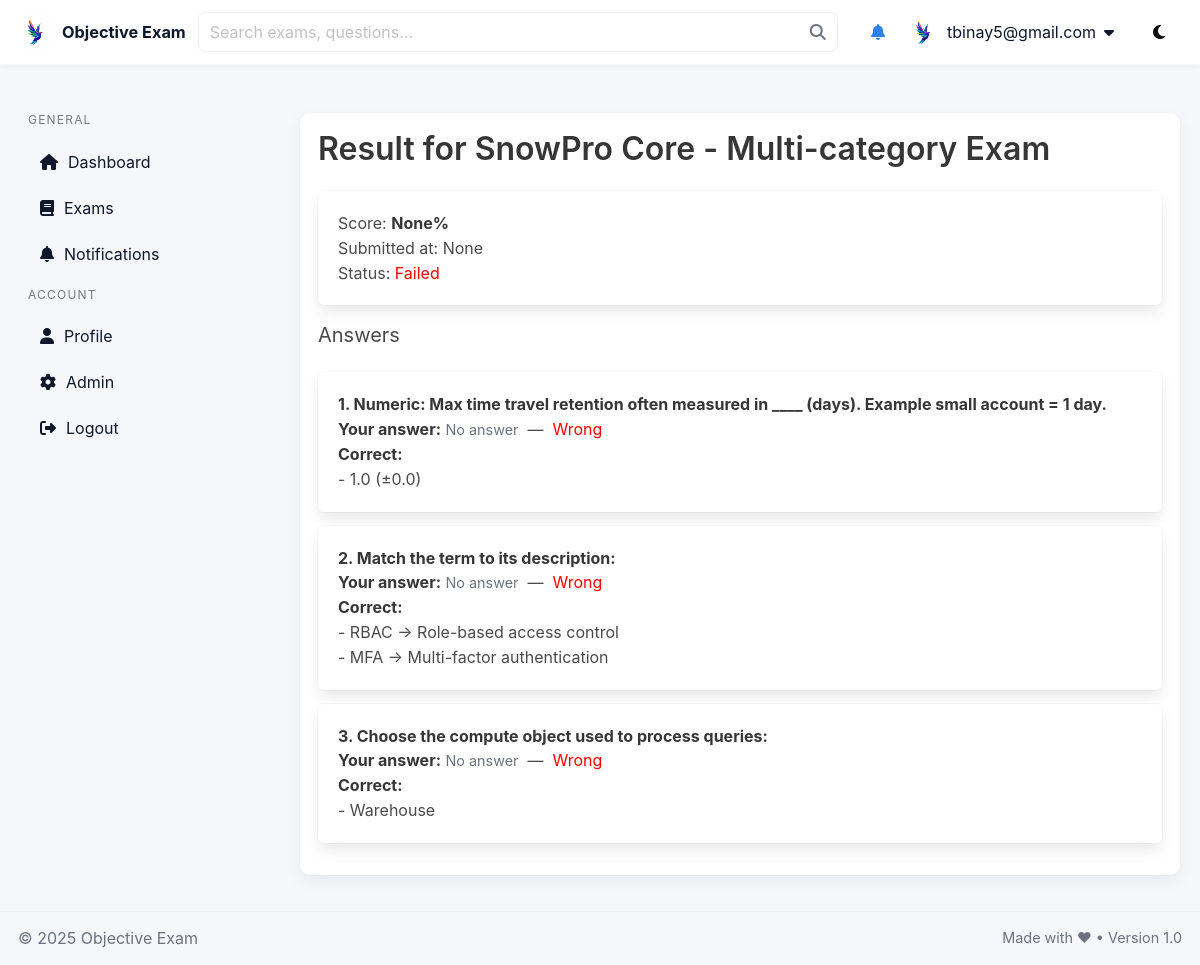
The page /quiz/exam/40/result/ (signed in) on the database its author committed.
### quiz/models.py (models this page shows, shortened)
class UserExam(models.Model):
    user = models.ForeignKey(User, on_delete=models.CASCADE)
    exam = models.ForeignKey(Exam, on_delete=models.CASCADE)
    started_at = models.DateTimeField(auto_now_add=True)
    submitted_at = models.DateTimeField(null=True, blank=True)
    score = models.FloatField(null=True, blank=True)
    question_order = models.JSONField(null=True, blank=True)
    current_index = models.IntegerField(default=0)
    passed = models.BooleanField(null=True, blank=True, help_text='True if this attempt passed according to exam.passing_score')

class Exam(models.Model):
    title = models.CharField(max_length=255)
    category = models.ForeignKey(Category, on_delete=models.SET_NULL, null=True, blank=True)
    categories = models.ManyToManyField(Category, blank=True, related_name='exams')
    question_count = models.PositiveIntegerField(default=10)
    duration_seconds = models.PositiveIntegerField()
    is_published = models.BooleanField(default=False)
    level = models.PositiveIntegerField(
        default=1,
        help_text='Progression level for this exam (1 = beginner).'
    )
    passing_score = models.FloatField(
        default=50.0,
        help_text='Percentage required to pass (0-100).'
    )
    prerequisite_exams = models.ManyToManyField(
        'self',
        blank=True,
        symmetrical=False,
        related_name='dependent_exams',
        help_text='If set, user must pass these exams before taking this exam.'
    )

class UserAnswer(models.Model):
    user_exam = models.ForeignKey(UserExam, on_delete=models.CASCADE, related_name='answers')
    question = models.ForeignKey(Question, on_delete=models.CASCADE)
    choice = models.ForeignKey(Choice, on_delete=models.CASCADE, null=True, blank=True)
    is_correct = models.BooleanField(null=True, blank=True)
    selections = models.JSONField(null=True, blank=True, help_text='For multi/match/order store user selections')
    raw_answer = models.TextField(null=True, blank=True)

class Question(models.Model):
    SINGLE = 'single'
    MULTI = 'multi'
    TRUE_FALSE = 'tf'
    DROPDOWN = 'dropdown'
    FILL_BLANK = 'fill'
    NUMERIC = 'numeric'
    MATCHING = 'match'
    ORDERING = 'order'
    QUESTION_TYPES = [
        (SINGLE, 'Single choice'),
        (MULTI, 'Multiple choice'),
        (TRUE_FALSE, 'True/False'),
        (DROPDOWN, 'Dropdown'),
        (FILL_BLANK, 'Fill in the blank'),
        (NUMERIC, 'Numeric answer'),
        (MATCHING, 'Matching (pair)'),
        (ORDERING, 'Ordering'),
    ]
    EASY = 'easy'
    MEDIUM = 'medium'
    HARD = 'hard'
    DIFFICULTY_CHOICES = [(EASY,'Easy'),(MEDIUM,'Medium'),(HARD,'Hard')]
    category = models.ForeignKey(Category, on_delete=models.CASCADE, related_name='questions', null=True, blank=True)
    text = models.TextField()
    question_type = models.CharField(max_length=20, choices=QUESTION_TYPES, default=SINGLE)
    difficulty = models.CharField(max_length=10, choices=DIFFICULTY_CHOICES, default=MEDIUM)
    correct_text = models.TextField(blank=True, null=True, help_text='Correct text for fill-in')
    numeric_answer = models.FloatField(blank=True, null=True, help_text='Numeric correct answer')
    numeric_tolerance = models.FloatField(default=0.0, help_text='Tolerance for numeric answer')
    matching_pairs = models.JSONField(blank=True, null=True, help_text='List of {"left":"A","right":"1"}')
    ordering_items = models.JSONField(blank=True, null=True, help_text='List of canonical ordering items')

class Choice(models.Model):
    question = models.ForeignKey(Question, on_delete=models.CASCADE, related_name='choices')
    text = models.CharField(max_length=500)
    is_correct = models.BooleanField(default=False)
    order = models.IntegerField(default=0)

### quiz/views.py (the view)
# urls.py: path("exam/<int:user_exam_id>/result/", views.exam_result, name="exam_result"),
@login_required
def exam_result(request, user_exam_id):
    ue = get_object_or_404(UserExam, pk=user_exam_id, user=request.user)
    answers = ue.answers.select_related('question', 'choice')
    return render(request, 'quiz/result.html', {'user_exam': ue, 'answers': answers})

### quiz/context_processors.py (called while the page is built)
def unread_notifications_count(request):
    if not request.user.is_authenticated:
        return {'unread_count': 0}
    qs = Notification.objects.order_by('-created_at')
    visible = [n for n in qs if (not n.users.exists()) or (request.user in n.users.all())]
    count = sum(1 for n in visible if n.unread_for(request.user))
    return {'unread_count': count}

### templates/quiz/result.html (shortened to what this page needs)
{% extends 'quiz/base.html' %}
{% load dict_extras %}
{% block content %}
<h2 class="title">Result for {{ user_exam.exam.title }}</h2>
<div class="box" style="margin-bottom:18px;">
  <p>Score: <strong>{{ user_exam.score }}%</strong></p>
  <p>Submitted at: {{ user_exam.submitted_at }}</p>
  <p>
    Status:
    {% if user_exam.passed %}
      <span style="color:green">Passed</span>
    {% else %}
      <span style="color:red">Failed</span>
    {% endif %}
  </p>
</div>
<h3 class="subtitle">Answers</h3>
{% for ans in answers %}
  <div class="box" style="margin-bottom:14px;">
    <p><strong>{{ forloop.counter }}. {{ ans.question.text }}</strong></p>
    <p><strong>Your answer:</strong>
      {% if ans.choice %}
        {{ ans.choice.text }}
      {% elif ans.raw_answer %}
        {{ ans.raw_answer }}
      {% else %}
        <span class="small-muted">No answer</span>
      {% endif %}
      &nbsp;—&nbsp;
      {% if ans.is_correct %}
        <span style="color:green">Correct</span>
      {% else %}
        <span style="color:red">Wrong</span>
      {% endif %}
    </p>
    <p><strong>Correct:</strong></p>
    <div>
      {% if ans.question.question_type == 'single' or ans.question.question_type == 'dropdown' or ans.question.question_type == 'tf' or ans.question.question_type == 'multi' %}
        {% for c in ans.question.choices.all %}
          {% if c.is_correct %}
            <div>- {{ c.text }}</div>
          {% endif %}
        {% endfor %}
      {% elif ans.question.question_type == 'match' %}
        {% for p in ans.question.matching_pairs %}
          <div>- {{ p.left }} → {{ p.right }}</div>
        {% endfor %}
      {% elif ans.question.question_type == 'fill' %}
        <div>- {{ ans.question.correct_text }}</div>
      {% elif ans.question.question_type == 'numeric' %}
        <div>- {{ ans.question.numeric_answer }} (±{{ ans.question.numeric_tolerance }})</div>
      {% elif ans.question.question_type == 'order' %}
        {% for item in ans.question.ordering_items %}
          <div>- {{ item }}</div>
        {% endfor %}
      {% else %}
        <div class="small-muted">No correct-answer data available for this type.</div>
      {% endif %}
    </div>
  </div>
{% endfor %}
{% endblock %}

### templates/quiz/base.html (shortened to what this page needs)
{% load static %}
<!doctype html>
<html lang="en">
<head>
  <link rel="stylesheet" href="https://cdn.jsdelivr.net/npm/bulma@0.9.4/css/bulma.min.css">
  <link rel="stylesheet" href="https://cdnjs.cloudflare.com/ajax/libs/font-awesome/6.5.0/css/all.min.css">
  <link rel="stylesheet" href="{% static 'css/theme.css' %}">
</head>
<body {% if request.COOKIES.darkmode == '1' %} data-theme="dark"{% endif %}>
  <div id="app" class="app-layout">
    <header class="site-header">
      <div class="container header-inner">
        <div class="header-left">
          <a class="brand" href="{% url 'quiz:dashboard' %}">
            <img src="{% static 'images/logo.jpg' %}" alt="logo" class="brand-logo">
            <span class="brand-text">Objective Exam</span>
          </a>
          <form action="{% url 'quiz:exam_list' %}" method="get" class="header-search">
            <input class="input" name="q" placeholder="Search exams, questions...">
            <button class="button is-white search-btn" type="submit">
              <i class="fa fa-search"></i>
            </button>
          </form>
        </div>
        <div class="header-right">
          <a href="{% url 'quiz:notifications_list' %}" class="icon-btn" title="Notifications">
            <i class="fa fa-bell"></i>
          </a>
          {% if user.is_authenticated %}
          <div class="user-dropdown">
            <div class="user-toggle">
              <img src="{% static 'images/logo.jpg' %}" class="avatar">
              <span class="username is-hidden-mobile">{{ user.username }}</span>
              <i class="fa fa-caret-down"></i>
            </div>
          </div>
          {% endif %}
          <button id="theme-toggle" class="button is-white" title="Toggle theme">
            <i class="fa fa-moon"></i>
          </button>
        </div>
      </div>
    </header>
    <div class="container main-area" role="main">
      <aside id="site-sidebar" class="site-sidebar" aria-label="Primary navigation">
        <nav class="menu">
          <p class="menu-label">General</p>
          <ul class="menu-list">
            <li><a href="{% url 'quiz:dashboard' %}"><i class="fa fa-home"></i> Dashboard</a></li>
            <li><a href="{% url 'quiz:exam_list' %}"><i class="fa fa-book"></i> Exams</a></li>
            <li><a href="{% url 'quiz:notifications_list' %}"><i class="fa fa-bell"></i> Notifications
            </a></li>
          </ul>
          <p class="menu-label">Account</p>
          <ul class="menu-list">
            <li><a href="{% url 'quiz:profile' %}"><i class="fa fa-user"></i> Profile</a></li>
            {% if user.is_staff %}
              <li><a href="/admin/"><i class="fa fa-cog"></i> Admin</a></li>
            {% endif %}
            <li>
              <a href="#" onclick="event.preventDefault(); document.getElementById('logout-form').submit();">
                <i class="fa fa-right-from-bracket"></i> Logout
              </a>
            </li>
          </ul>
        </nav>
      </aside>
      <main class="site-content" style="min-width:0;">
        <div class="page-body">{% block content %}{% endblock %}</div>
      </main>
    </div>
    <footer class="site-footer" role="contentinfo">
      <div class="footer-inner" style="max-width:1200px; margin:0 auto;">
        <div>© {% now "Y" %} Objective Exam</div>
        <div class="small-muted">Made with ♥ • Version 1.0</div>
      </div>
    </footer>
  </div>
</body>
</html>

### static/css/theme.css (style rules this page uses)
:root { --bg:#f6f7fb; --card:#ffffff; --muted:#6b7280; --accent:#2f80ed; --accent-2:#00d1b2; --text:#0f172a; --sidebar:#ffffff; --shadow: 0 6px 18px rgba(12,15,30,0.06); --danger: #ef4444; }
* { box-sizing:border-box }
body { font-family: Inter, "Segoe UI", Roboto, "Helvetica Neue", Arial, sans-serif; background: var(--bg); color: var(--text); line-height:1.55; margin:0; }
.site-header { background:var(--card); border-bottom:1px solid rgba(0,0,0,0.04); position:sticky; top:0; z-index:1000; box-shadow: 0 1px 6px rgba(12,15,30,0.04); }
.header-inner { display:flex; align-items:center; justify-content:space-between; gap:12px; max-width:1200px; margin:0 auto; padding:10px 18px; box-sizing:border-box; }
.header-left { display:flex; align-items:center; gap:12px; min-width:0; flex:1 1 auto; }
.brand { display:flex; align-items:center; gap:10px; text-decoration:none; color:var(--text); flex: 0 0 auto; }
.brand-logo { height:34px; width:auto; display:block; }
.brand-text { font-weight:700; font-size:1.02rem; line-height:1; white-space:nowrap; }
.header-search { display:flex; align-items:center; gap:6px; flex: 1 1 420px; min-width:0; max-width:640px; position:relative; }
.header-search .input { width:100%; min-width:0; height:40px; padding-right:44px; border-radius:8px; border:1px solid rgba(0,0,0,0.06); background: var(--card); box-shadow: none; }
.header-search .search-btn { position:absolute; right:6px; top:50%; transform:translateY(-50%); border:none; background:transparent !important; display:inline-flex; align-items:center; justify-content:center; height:28px; width:28px; padding:0; color:var(--muted); cursor:pointer; }
.header-right { display:flex; align-items:center; gap:14px; flex: 0 0 auto; }
.user-dropdown { position:relative; display:inline-block; }
.user-toggle { display:flex; align-items:center; gap:8px; padding:6px 8px; cursor:pointer; border-radius:8px; }
.avatar { width:32px; height:32px; border-radius:50%; object-fit:cover; }
.container.main-area { display:grid; grid-template-columns: 260px 1fr; gap:20px; padding:18px 20px; width:100%; max-width:1200px; margin:18px auto; box-sizing:border-box; }
.site-sidebar { background:transparent; padding:10px 8px; position:sticky; top:12px; height:calc(100vh - 140px); overflow:auto; }
.site-content { background:transparent; }
.page-body { background:var(--card); padding:18px; border-radius:10px; box-shadow:var(--shadow); }
.sidebar .nav a, .menu-list a { display:flex; align-items:center; gap:10px; padding:10px 12px; border-radius:8px; color:var(--text); text-decoration:none; margin-bottom:6px; }
.site-footer { margin-top:auto; padding:14px 18px; background:transparent; border-top:1px solid rgba(0,0,0,0.04); }
.footer-inner { max-width:1200px; margin:0 auto; display:flex; justify-content:space-between; align-items:center; color:var(--muted); }
.small-muted { color:var(--muted); font-size:0.9rem; }
.header-inner .username { max-width:160px; overflow:hidden; text-overflow:ellipsis; white-space:nowrap; display:inline-block; }
a { color: var(--accent); }

### rows shown on the page
UserExam: exam "SnowPro Core - Multi-category Exam", score "None", submitted_at "None"
UserAnswer: question.text "Numeric: Max time travel retention often measured in ____ (days). Example small account = 1 day.", shows "No answer", shows "Wrong", question.numeric_answer "1.0", question.numeric_tolerance "0.0"
UserAnswer: question.text "Match the term to its description:", shows "No answer", shows "Wrong", left "RBAC" "MFA", right "Role-based access control" "Multi-factor authentication"
UserAnswer: question.text "Choose the compute object used to process queries:", shows "No answer", shows "Wrong"
Choice: text "Warehouse"

### other values the page prints
{{ user.username }} "tbinay5@gmail.com"
